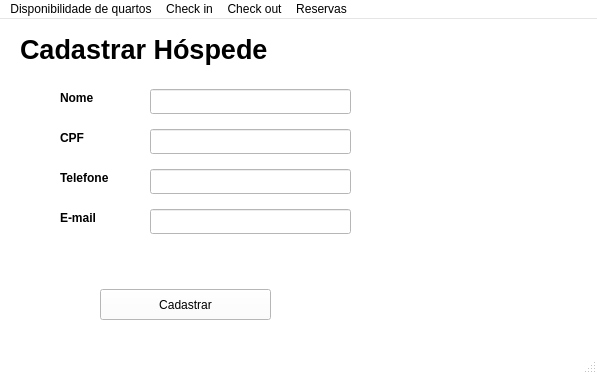
<?xml version="1.0" encoding="UTF-8"?>
<ui version="4.0">
 <class>MainWindow</class>
 <widget class="QMainWindow" name="MainWindow">
  <property name="geometry">
   <rect>
    <x>0</x>
    <y>0</y>
    <width>597</width>
    <height>374</height>
   </rect>
  </property>
  <property name="palette">
   <palette>
    <active>
     <colorrole role="WindowText">
      <brush brushstyle="SolidPattern">
       <color alpha="255">
        <red>0</red>
        <green>0</green>
        <blue>0</blue>
       </color>
      </brush>
     </colorrole>
     <colorrole role="Button">
      <brush brushstyle="SolidPattern">
       <color alpha="255">
        <red>255</red>
        <green>255</green>
        <blue>255</blue>
       </color>
      </brush>
     </colorrole>
     <colorrole role="Light">
      <brush brushstyle="SolidPattern">
       <color alpha="255">
        <red>255</red>
        <green>255</green>
        <blue>255</blue>
       </color>
      </brush>
     </colorrole>
     <colorrole role="Midlight">
      <brush brushstyle="SolidPattern">
       <color alpha="255">
        <red>255</red>
        <green>255</green>
        <blue>255</blue>
       </color>
      </brush>
     </colorrole>
     <colorrole role="Dark">
      <brush brushstyle="SolidPattern">
       <color alpha="255">
        <red>127</red>
        <green>127</green>
        <blue>127</blue>
       </color>
      </brush>
     </colorrole>
     <colorrole role="Mid">
      <brush brushstyle="SolidPattern">
       <color alpha="255">
        <red>170</red>
        <green>170</green>
        <blue>170</blue>
       </color>
      </brush>
     </colorrole>
     <colorrole role="Text">
      <brush brushstyle="SolidPattern">
       <color alpha="255">
        <red>0</red>
        <green>0</green>
        <blue>0</blue>
       </color>
      </brush>
     </colorrole>
     <colorrole role="BrightText">
      <brush brushstyle="SolidPattern">
       <color alpha="255">
        <red>255</red>
        <green>255</green>
        <blue>255</blue>
       </color>
      </brush>
     </colorrole>
     <colorrole role="ButtonText">
      <brush brushstyle="SolidPattern">
       <color alpha="255">
        <red>0</red>
        <green>0</green>
        <blue>0</blue>
       </color>
      </brush>
     </colorrole>
     <colorrole role="Base">
      <brush brushstyle="SolidPattern">
       <color alpha="255">
        <red>255</red>
        <green>255</green>
        <blue>255</blue>
       </color>
      </brush>
     </colorrole>
     <colorrole role="Window">
      <brush brushstyle="SolidPattern">
       <color alpha="255">
        <red>255</red>
        <green>255</green>
        <blue>255</blue>
       </color>
      </brush>
     </colorrole>
     <colorrole role="Shadow">
      <brush brushstyle="SolidPattern">
       <color alpha="255">
        <red>0</red>
        <green>0</green>
        <blue>0</blue>
       </color>
      </brush>
     </colorrole>
     <colorrole role="AlternateBase">
      <brush brushstyle="SolidPattern">
       <color alpha="255">
        <red>255</red>
        <green>255</green>
        <blue>255</blue>
       </color>
      </brush>
     </colorrole>
     <colorrole role="ToolTipBase">
      <brush brushstyle="SolidPattern">
       <color alpha="255">
        <red>255</red>
        <green>255</green>
        <blue>220</blue>
       </color>
      </brush>
     </colorrole>
     <colorrole role="ToolTipText">
      <brush brushstyle="SolidPattern">
       <color alpha="255">
        <red>0</red>
        <green>0</green>
        <blue>0</blue>
       </color>
      </brush>
     </colorrole>
     <colorrole role="PlaceholderText">
      <brush brushstyle="SolidPattern">
       <color alpha="127">
        <red>0</red>
        <green>0</green>
        <blue>0</blue>
       </color>
      </brush>
     </colorrole>
    </active>
    <inactive>
     <colorrole role="WindowText">
      <brush brushstyle="SolidPattern">
       <color alpha="255">
        <red>0</red>
        <green>0</green>
        <blue>0</blue>
       </color>
      </brush>
     </colorrole>
     <colorrole role="Button">
      <brush brushstyle="SolidPattern">
       <color alpha="255">
        <red>255</red>
        <green>255</green>
        <blue>255</blue>
       </color>
      </brush>
     </colorrole>
     <colorrole role="Light">
      <brush brushstyle="SolidPattern">
       <color alpha="255">
        <red>255</red>
        <green>255</green>
        <blue>255</blue>
       </color>
      </brush>
     </colorrole>
     <colorrole role="Midlight">
      <brush brushstyle="SolidPattern">
       <color alpha="255">
        <red>255</red>
        <green>255</green>
        <blue>255</blue>
       </color>
      </brush>
     </colorrole>
     <colorrole role="Dark">
      <brush brushstyle="SolidPattern">
       <color alpha="255">
        <red>127</red>
        <green>127</green>
        <blue>127</blue>
       </color>
      </brush>
     </colorrole>
     <colorrole role="Mid">
      <brush brushstyle="SolidPattern">
       <color alpha="255">
        <red>170</red>
        <green>170</green>
        <blue>170</blue>
       </color>
      </brush>
     </colorrole>
     <colorrole role="Text">
      <brush brushstyle="SolidPattern">
       <color alpha="255">
        <red>0</red>
        <green>0</green>
        <blue>0</blue>
       </color>
      </brush>
     </colorrole>
     <colorrole role="BrightText">
      <brush brushstyle="SolidPattern">
       <color alpha="255">
        <red>255</red>
        <green>255</green>
        <blue>255</blue>
       </color>
      </brush>
     </colorrole>
     <colorrole role="ButtonText">
      <brush brushstyle="SolidPattern">
       <color alpha="255">
        <red>0</red>
        <green>0</green>
        <blue>0</blue>
       </color>
      </brush>
     </colorrole>
     <colorrole role="Base">
      <brush brushstyle="SolidPattern">
       <color alpha="255">
        <red>255</red>
        <green>255</green>
        <blue>255</blue>
       </color>
      </brush>
     </colorrole>
     <colorrole role="Window">
      <brush brushstyle="SolidPattern">
       <color alpha="255">
        <red>255</red>
        <green>255</green>
        <blue>255</blue>
       </color>
      </brush>
     </colorrole>
     <colorrole role="Shadow">
      <brush brushstyle="SolidPattern">
       <color alpha="255">
        <red>0</red>
        <green>0</green>
        <blue>0</blue>
       </color>
      </brush>
     </colorrole>
     <colorrole role="AlternateBase">
      <brush brushstyle="SolidPattern">
       <color alpha="255">
        <red>255</red>
        <green>255</green>
        <blue>255</blue>
       </color>
      </brush>
     </colorrole>
     <colorrole role="ToolTipBase">
      <brush brushstyle="SolidPattern">
       <color alpha="255">
        <red>255</red>
        <green>255</green>
        <blue>220</blue>
       </color>
      </brush>
     </colorrole>
     <colorrole role="ToolTipText">
      <brush brushstyle="SolidPattern">
       <color alpha="255">
        <red>0</red>
        <green>0</green>
        <blue>0</blue>
       </color>
      </brush>
     </colorrole>
     <colorrole role="PlaceholderText">
      <brush brushstyle="SolidPattern">
       <color alpha="127">
        <red>0</red>
        <green>0</green>
        <blue>0</blue>
       </color>
      </brush>
     </colorrole>
    </inactive>
    <disabled>
     <colorrole role="WindowText">
      <brush brushstyle="SolidPattern">
       <color alpha="255">
        <red>127</red>
        <green>127</green>
        <blue>127</blue>
       </color>
      </brush>
     </colorrole>
     <colorrole role="Button">
      <brush brushstyle="SolidPattern">
       <color alpha="255">
        <red>255</red>
        <green>255</green>
        <blue>255</blue>
       </color>
      </brush>
     </colorrole>
     <colorrole role="Light">
      <brush brushstyle="SolidPattern">
       <color alpha="255">
        <red>255</red>
        <green>255</green>
        <blue>255</blue>
       </color>
      </brush>
     </colorrole>
     <colorrole role="Midlight">
      <brush brushstyle="SolidPattern">
       <color alpha="255">
        <red>255</red>
        <green>255</green>
        <blue>255</blue>
       </color>
      </brush>
     </colorrole>
     <colorrole role="Dark">
      <brush brushstyle="SolidPattern">
       <color alpha="255">
        <red>127</red>
        <green>127</green>
        <blue>127</blue>
       </color>
      </brush>
     </colorrole>
     <colorrole role="Mid">
      <brush brushstyle="SolidPattern">
       <color alpha="255">
        <red>170</red>
        <green>170</green>
        <blue>170</blue>
       </color>
      </brush>
     </colorrole>
     <colorrole role="Text">
      <brush brushstyle="SolidPattern">
       <color alpha="255">
        <red>127</red>
        <green>127</green>
        <blue>127</blue>
       </color>
      </brush>
     </colorrole>
     <colorrole role="BrightText">
      <brush brushstyle="SolidPattern">
       <color alpha="255">
        <red>255</red>
        <green>255</green>
        <blue>255</blue>
       </color>
      </brush>
     </colorrole>
     <colorrole role="ButtonText">
      <brush brushstyle="SolidPattern">
       <color alpha="255">
        <red>127</red>
        <green>127</green>
        <blue>127</blue>
       </color>
      </brush>
     </colorrole>
     <colorrole role="Base">
      <brush brushstyle="SolidPattern">
       <color alpha="255">
        <red>255</red>
        <green>255</green>
        <blue>255</blue>
       </color>
      </brush>
     </colorrole>
     <colorrole role="Window">
      <brush brushstyle="SolidPattern">
       <color alpha="255">
        <red>255</red>
        <green>255</green>
        <blue>255</blue>
       </color>
      </brush>
     </colorrole>
     <colorrole role="Shadow">
      <brush brushstyle="SolidPattern">
       <color alpha="255">
        <red>0</red>
        <green>0</green>
        <blue>0</blue>
       </color>
      </brush>
     </colorrole>
     <colorrole role="AlternateBase">
      <brush brushstyle="SolidPattern">
       <color alpha="255">
        <red>255</red>
        <green>255</green>
        <blue>255</blue>
       </color>
      </brush>
     </colorrole>
     <colorrole role="ToolTipBase">
      <brush brushstyle="SolidPattern">
       <color alpha="255">
        <red>255</red>
        <green>255</green>
        <blue>220</blue>
       </color>
      </brush>
     </colorrole>
     <colorrole role="ToolTipText">
      <brush brushstyle="SolidPattern">
       <color alpha="255">
        <red>0</red>
        <green>0</green>
        <blue>0</blue>
       </color>
      </brush>
     </colorrole>
     <colorrole role="PlaceholderText">
      <brush brushstyle="SolidPattern">
       <color alpha="127">
        <red>127</red>
        <green>127</green>
        <blue>127</blue>
       </color>
      </brush>
     </colorrole>
    </disabled>
   </palette>
  </property>
  <property name="windowTitle">
   <string>MainWindow</string>
  </property>
  <widget class="QWidget" name="centralwidget">
   <widget class="QLabel" name="h1_cadastrar_hospede">
    <property name="geometry">
     <rect>
      <x>20</x>
      <y>10</y>
      <width>251</width>
      <height>41</height>
     </rect>
    </property>
    <property name="font">
     <font>
      <pointsize>20</pointsize>
      <bold>true</bold>
     </font>
    </property>
    <property name="text">
     <string>Cadastrar Hóspede</string>
    </property>
   </widget>
   <widget class="QLabel" name="lbl_nome">
    <property name="geometry">
     <rect>
      <x>60</x>
      <y>70</y>
      <width>71</width>
      <height>17</height>
     </rect>
    </property>
    <property name="font">
     <font>
      <bold>true</bold>
     </font>
    </property>
    <property name="text">
     <string>Nome</string>
    </property>
   </widget>
   <widget class="QLabel" name="lbl_cpf">
    <property name="geometry">
     <rect>
      <x>60</x>
      <y>110</y>
      <width>71</width>
      <height>17</height>
     </rect>
    </property>
    <property name="font">
     <font>
      <bold>true</bold>
     </font>
    </property>
    <property name="text">
     <string>CPF</string>
    </property>
   </widget>
   <widget class="QLabel" name="lbl_telefone">
    <property name="geometry">
     <rect>
      <x>60</x>
      <y>150</y>
      <width>71</width>
      <height>17</height>
     </rect>
    </property>
    <property name="font">
     <font>
      <bold>true</bold>
     </font>
    </property>
    <property name="text">
     <string>Telefone</string>
    </property>
   </widget>
   <widget class="QLabel" name="lbl_email">
    <property name="geometry">
     <rect>
      <x>60</x>
      <y>190</y>
      <width>71</width>
      <height>17</height>
     </rect>
    </property>
    <property name="font">
     <font>
      <bold>true</bold>
     </font>
    </property>
    <property name="text">
     <string>E-mail</string>
    </property>
   </widget>
   <widget class="QLineEdit" name="txt_nome">
    <property name="geometry">
     <rect>
      <x>150</x>
      <y>70</y>
      <width>201</width>
      <height>25</height>
     </rect>
    </property>
   </widget>
   <widget class="QLineEdit" name="txt_cpf">
    <property name="geometry">
     <rect>
      <x>150</x>
      <y>110</y>
      <width>201</width>
      <height>25</height>
     </rect>
    </property>
   </widget>
   <widget class="QLineEdit" name="txt_telefone">
    <property name="geometry">
     <rect>
      <x>150</x>
      <y>150</y>
      <width>201</width>
      <height>25</height>
     </rect>
    </property>
   </widget>
   <widget class="QLineEdit" name="txt_email">
    <property name="geometry">
     <rect>
      <x>150</x>
      <y>190</y>
      <width>201</width>
      <height>25</height>
     </rect>
    </property>
   </widget>
   <widget class="QPushButton" name="btn_cadastrar">
    <property name="geometry">
     <rect>
      <x>100</x>
      <y>270</y>
      <width>171</width>
      <height>31</height>
     </rect>
    </property>
    <property name="text">
     <string>Cadastrar</string>
    </property>
   </widget>
   <widget class="QLabel" name="lb_erro">
    <property name="geometry">
     <rect>
      <x>60</x>
      <y>220</y>
      <width>321</width>
      <height>20</height>
     </rect>
    </property>
    <property name="text">
     <string/>
    </property>
   </widget>
  </widget>
  <widget class="QMenuBar" name="menubar">
   <property name="geometry">
    <rect>
     <x>0</x>
     <y>0</y>
     <width>597</width>
     <height>21</height>
    </rect>
   </property>
   <widget class="QMenu" name="menuDisponibilidade_de_quartos">
    <property name="title">
     <string>Disponibilidade de quartos</string>
    </property>
   </widget>
   <widget class="QMenu" name="menuCheck_in">
    <property name="title">
     <string>Check in</string>
    </property>
   </widget>
   <widget class="QMenu" name="menuCheck_out">
    <property name="title">
     <string>Check out</string>
    </property>
   </widget>
   <widget class="QMenu" name="menuReservas">
    <property name="title">
     <string>Reservas</string>
    </property>
   </widget>
   <addaction name="menuDisponibilidade_de_quartos"/>
   <addaction name="menuCheck_in"/>
   <addaction name="menuCheck_out"/>
   <addaction name="menuReservas"/>
  </widget>
  <widget class="QStatusBar" name="statusbar"/>
  <action name="actiona">
   <property name="text">
    <string>a[</string>
   </property>
  </action>
 </widget>
 <resources/>
 <connections/>
</ui>
